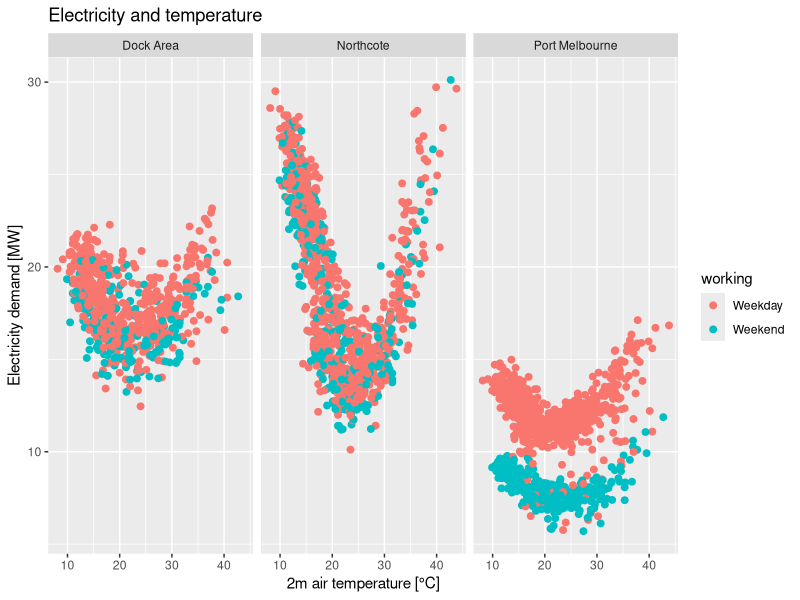

Source code (R):
## ---- chunk 1
#| library: slides-setup
library(tidyverse)
library(here)
power_temp <- read_csv(here("data", "power-temperature-threesites.csv"))
## ---- chunk 2
#| label: basic-chart
#| id: basic-chart
#| echo: true
#| output-location: column

ggplot(power_temp) +
  aes(x = tmax, y = demand, colour = working) +
  geom_point(size = 2) +
  facet_wrap(vars(name)) +
  labs(
    x = "2m air temperature [°C]",
    y = "Electricity demand [MW]",
    title = "Electricity and temperature")
